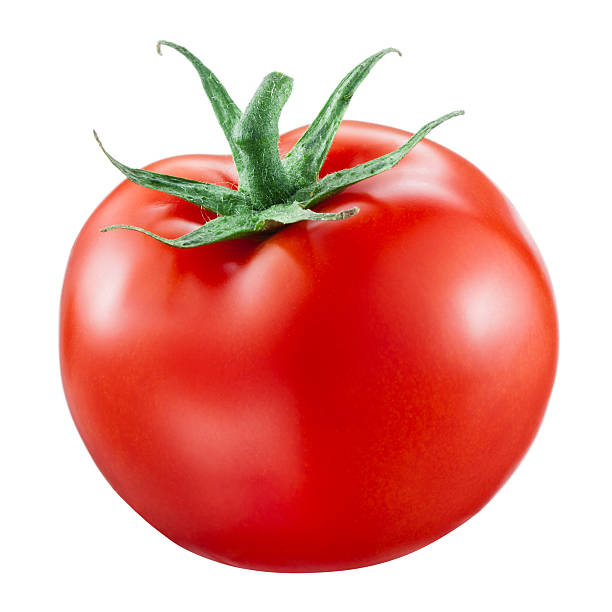
#> input picture test2.jpg, 612 x 612 px
$ python -i image_segment.py   (imports and definitions only)
#> lines starting #> are read from the running program, lines starting #| are printed output that depends on the picture; after the words box and inside, x2 and y2 are one past the last pixel; in counts of white or black regions, pixels touching at a corner belong together
#> further down, picture is the input picture: shape (612, 612, 3); mean B, G, R 156.7, 163.6, 231.5
import cv2
import numpy as np
import os


def getAreaOfFood(img1):
    data = os.path.join(os.getcwd(), "images")
    if os.path.exists(data):
        print('folder exist for images at ', data)
    else:
        os.mkdir(data)
        print('folder created for images at ', data)

    cv2.imwrite('{}\\1 original image.jpg'.format(data), img1)
    img = cv2.cvtColor(img1, cv2.COLOR_BGR2GRAY)
    cv2.imwrite('{}\\2 original image BGR2GRAY.jpg'.format(data), img)
    img_filt = cv2.medianBlur(img, 5)
    cv2.imwrite('{}\\3 img_filt.jpg'.format(data), img_filt)
    img_th = cv2.adaptiveThreshold(
        img_filt, 255, cv2.ADAPTIVE_THRESH_GAUSSIAN_C, cv2.THRESH_BINARY, 21, 2)
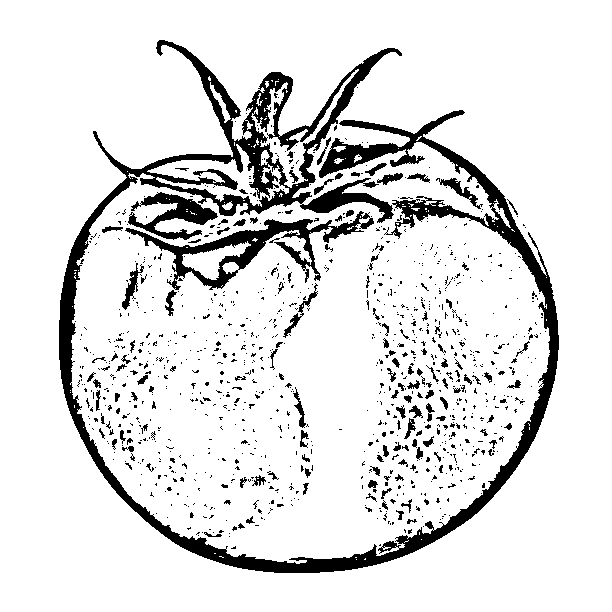
#> img_th: shape (612, 612); 88.3% white; 1061 black regions (924 under 20 px)
    cv2.imwrite('{}\\4 img_th.jpg'.format(data), img_th)
    contours, hierarchy = cv2.findContours(
        img_th, cv2.RETR_LIST, cv2.CHAIN_APPROX_SIMPLE)  # make change here
#> contours = 1626 contours, 1395 with area under 20; largest, box (x1, y1, x2, y2) and area: (0, 0, 612, 612) 373321, (58, 39, 560, 574) 34354, (124, 210, 371, 291) 5630, (147, 144, 289, 207) 2408, (127, 191, 219, 241) 1870

    # find contours. sort. and find the biggest contour. the biggest contour corresponds to the plate and fruit.
    mask = np.zeros(img.shape, np.uint8)
    largest_areas = sorted(contours, key=cv2.contourArea)
#> largest_areas has the same summary as contours
    cv2.drawContours(mask, [largest_areas[-1]], 0, (255, 255, 255, 255), -1)
#> mask: shape (612, 612); every value is 255
    cv2.imwrite('{}\\5 mask.jpg'.format(data), mask)
    img_bigcontour = cv2.bitwise_and(img1, img1, mask=mask)
    cv2.imwrite('{}\\6 img_bigcontour.jpg'.format(data), img_bigcontour)

    # convert to hsv. otsu threshold in s to remove plate
    hsv_img = cv2.cvtColor(img_bigcontour, cv2.COLOR_BGR2HSV)
#> hsv_img: shape (612, 612, 3); mean H, S, V 12.9, 93.9, 233.7
    cv2.imwrite('{}\\7 hsv_img.jpg'.format(data), hsv_img)
    h, s, v = cv2.split(hsv_img)
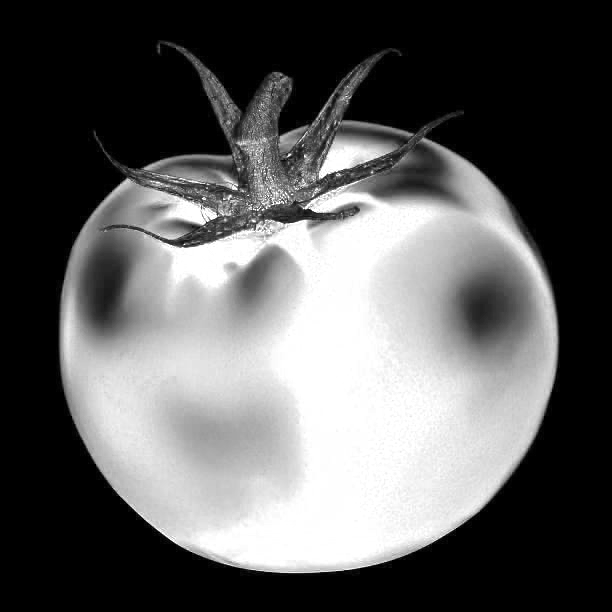
#> s: shape (612, 612); min 0, max 255, mean 93.9
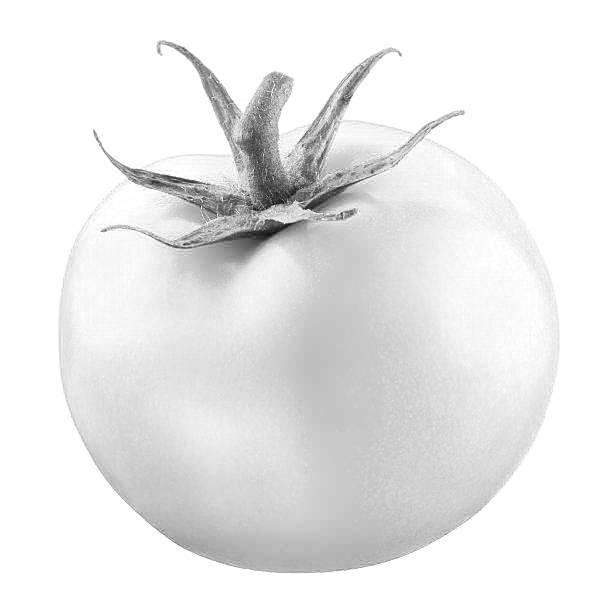
#> v: shape (612, 612); min 9, max 255, mean 233.7
    mask_plate = cv2.inRange(hsv_img, np.array(
        [0, 0, 50]), np.array([200, 90, 250]))
#> mask_plate: shape (612, 612); 6.3% white; 458 white regions (443 under 20 px), largest, box (x1, y1, x2, y2) and area: (93, 40, 403, 202) 7934, (251, 108, 466, 224) 5899, (82, 236, 130, 332) 3132
    cv2.imwrite('{}\\8 mask_plate.jpg'.format(data), mask_plate)
    mask_not_plate = cv2.bitwise_not(mask_plate)
    cv2.imwrite('{}\\9 mask_not_plate.jpg'.format(data), mask_not_plate)
    fruit_skin = cv2.bitwise_and(
        img_bigcontour, img_bigcontour, mask=mask_not_plate)
    cv2.imwrite('{}\\10 fruit_skin.jpg'.format(data), fruit_skin)

    # convert to hsv to detect and remove skin pixels
    hsv_img = cv2.cvtColor(fruit_skin, cv2.COLOR_BGR2HSV)
#> hsv_img: shape (612, 612, 3); mean H, S, V 9.9, 90.2, 220
    cv2.imwrite('{}\\11 hsv_img.jpg'.format(data), hsv_img)
    skin = cv2.inRange(hsv_img, np.array([0, 10, 60]), np.array(
        [10, 160, 255]))  # Scalar(0, 10, 60), Scalar(20, 150, 255)
#> skin: shape (612, 612); 5.8% white; 282 white regions (265 under 20 px), largest, box (x1, y1, x2, y2) and area: (60, 182, 170, 449) 6994, (442, 243, 539, 367) 6171, (352, 137, 558, 389) 2189
    cv2.imwrite('{}\\12 skin.jpg'.format(data), skin)
    not_skin = cv2.bitwise_not(skin)  # invert skin and black
    cv2.imwrite('{}\\13 not_skin.jpg'.format(data), not_skin)
    fruit = cv2.bitwise_and(fruit_skin, fruit_skin,
                            mask=not_skin)  # get only fruit pixels
    cv2.imwrite('{}\\14 fruit.jpg'.format(data), fruit)

    fruit_bw = cv2.cvtColor(fruit, cv2.COLOR_BGR2GRAY)
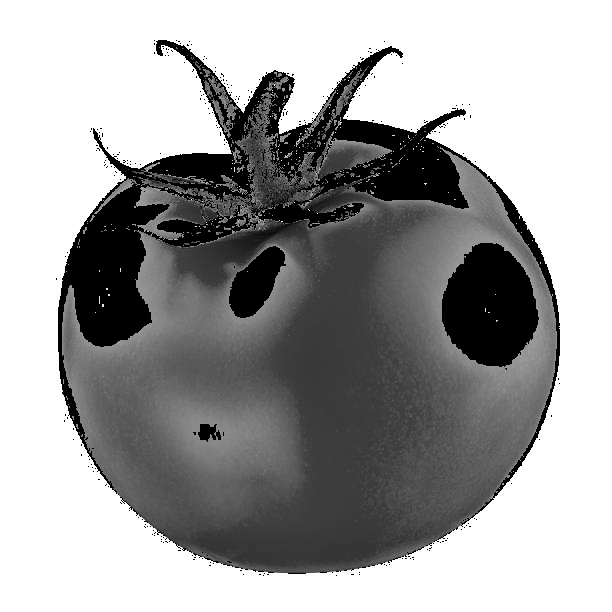
#> fruit_bw: shape (612, 612); min 0, max 255, mean 161.4
    cv2.imwrite('{}\\15 fruit_bw.jpg'.format(data), fruit_bw)
    fruit_bin = cv2.inRange(fruit_bw, 10, 255)  # binary of fruit
#> fruit_bin: shape (612, 612); 87.9% white; 426 black regions (420 under 20 px), largest, box (x1, y1, x2, y2) and area: (58, 40, 560, 527) 32984, (442, 243, 539, 367) 8844, (229, 246, 286, 318) 2337, (198, 424, 221, 442) 264, (204, 200, 215, 208) 30, (325, 144, 332, 157) 21
    cv2.imwrite('{}\\16 fruit_bw.jpg'.format(data), fruit_bin)

    # erode before finding contours
    kernel = cv2.getStructuringElement(cv2.MORPH_ELLIPSE, (5, 5))
    erode_fruit = cv2.erode(fruit_bin, kernel, iterations=1)
#> erode_fruit: shape (612, 612); 82.4% white; 17 black regions (6 under 20 px), largest, box (x1, y1, x2, y2) and area: (56, 38, 562, 578) 52642, (440, 241, 541, 372) 9647, (227, 244, 288, 320) 2773
    cv2.imwrite('{}\\17 erode_fruit.jpg'.format(data), erode_fruit)

    # find largest contour since that will be the fruit
    img_th = cv2.adaptiveThreshold(
        erode_fruit, 255, cv2.ADAPTIVE_THRESH_GAUSSIAN_C, cv2.THRESH_BINARY, 11, 2)
#> img_th: shape (612, 612); 92.1% white; 19 black regions (6 under 20 px)
    cv2.imwrite('{}\\18 img_th.jpg'.format(data), img_th)
    contours, hierarchy = cv2.findContours(
        img_th, cv2.RETR_LIST, cv2.CHAIN_APPROX_SIMPLE)
#> contours = 125 contours, 83 with area under 20; largest, box (x1, y1, x2, y2) and area: (0, 0, 612, 612) 373321, (55, 37, 563, 579) 58674, (64, 50, 465, 344) 22506, (439, 240, 542, 373) 9822, (445, 246, 536, 364) 7800
    mask_fruit = np.zeros(fruit_bin.shape, np.uint8)
    largest_areas = sorted(contours, key=cv2.contourArea)
#> largest_areas has the same summary as contours
    cv2.drawContours(mask_fruit, [largest_areas[-2]], 0, (255, 255, 255), -1)
#> mask_fruit: shape (612, 612); 16.2% white; 1 white region, box (x1, y1, x2, y2) and area: (55, 37, 563, 579) 60759
    cv2.imwrite('{}\\19 mask_fruit.jpg'.format(data), mask_fruit)

    # dilate now
    kernel2 = cv2.getStructuringElement(cv2.MORPH_ELLIPSE, (5, 5))
    mask_fruit2 = cv2.dilate(mask_fruit, kernel2, iterations=1)
#> mask_fruit2: shape (612, 612); 18.5% white; 1 white region, box (x1, y1, x2, y2) and area: (53, 35, 565, 581) 69371
    cv2.imwrite('{}\\20 mask_fruit2.jpg'.format(data), mask_fruit2)
    fruit_final = cv2.bitwise_and(img1, img1, mask=mask_fruit2)
    cv2.imwrite('{}\\21 fruit_final.jpg'.format(data), fruit_final)

    # find area of fruit
    img_th = cv2.adaptiveThreshold(
        mask_fruit2, 255, cv2.ADAPTIVE_THRESH_GAUSSIAN_C, cv2.THRESH_BINARY, 11, 2)
#> img_th: shape (612, 612); 95% white; 3 black regions (2 under 20 px)
    cv2.imwrite('{}\\22 img_th.jpg'.format(data), img_th)
    contours, hierarchy = cv2.findContours(
        img_th, cv2.RETR_LIST, cv2.CHAIN_APPROX_SIMPLE)
#> contours = 6 contours, 3 with area under 20; largest, box (x1, y1, x2, y2) and area: (0, 0, 612, 612) 373321, (47, 29, 571, 586) 89837, (53, 35, 565, 581) 67509
    largest_areas = sorted(contours, key=cv2.contourArea)
#> largest_areas has the same summary as contours
    fruit_contour = largest_areas[-2]
#> fruit_contour = contour of 1861 points, box (x1, y1, x2, y2) (47, 29, 571, 586), area 89837
    fruit_area = cv2.contourArea(fruit_contour)
#> fruit_area = 89837

    # finding the area of skin. find area of biggest contour
    skin2 = skin - mask_fruit2
    cv2.imwrite('{}\\23 skin2.jpg'.format(data), skin2)
    # erode before finding contours
    kernel = cv2.getStructuringElement(cv2.MORPH_ELLIPSE, (5, 5))
    skin_e = cv2.erode(skin2, kernel, iterations=1)
    cv2.imwrite('{}\\24 skin_e .jpg'.format(data), skin_e)
    img_th = cv2.adaptiveThreshold(
        skin_e, 255, cv2.ADAPTIVE_THRESH_GAUSSIAN_C, cv2.THRESH_BINARY, 11, 2)
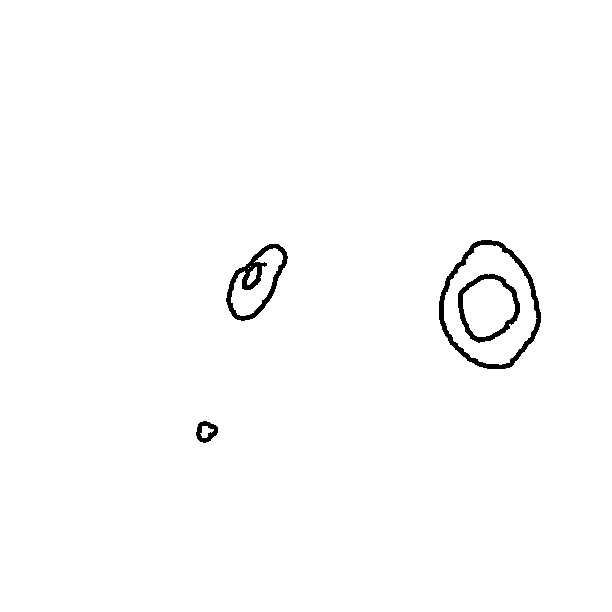
#> img_th: shape (612, 612); 98.9% white; 4 black regions
    cv2.imwrite('{}\\25 img_th.jpg'.format(data), img_th)
    contours, hierarchy = cv2.findContours(
        img_th, cv2.RETR_LIST, cv2.CHAIN_APPROX_SIMPLE)
#> contours = 12 contours, 2 with area under 20; largest, box (x1, y1, x2, y2) and area: (0, 0, 612, 612) 373321, (438, 239, 542, 370) 9956, (444, 245, 537, 365) 7948, (457, 273, 521, 344) 3290, (225, 243, 289, 322) 2956
    mask_skin = np.zeros(skin.shape, np.uint8)
    largest_areas = sorted(contours, key=cv2.contourArea)
#> largest_areas has the same summary as contours
    cv2.drawContours(mask_skin, [largest_areas[-2]], 0, (255, 255, 255), -1)
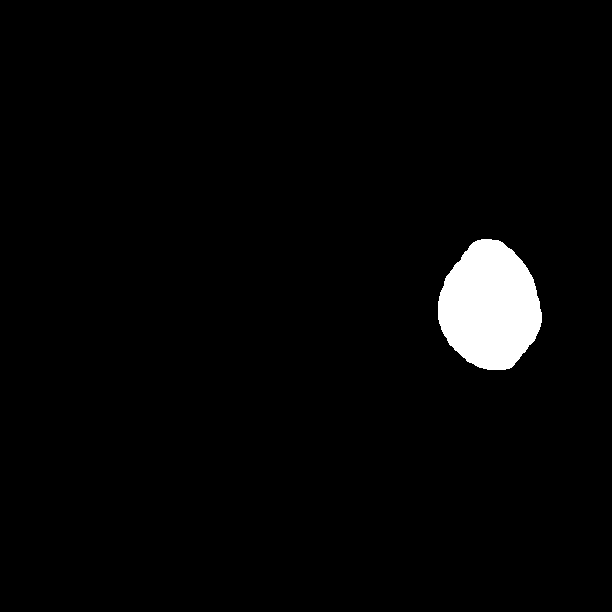
#> mask_skin: shape (612, 612); 2.7% white; 1 white region, box (x1, y1, x2, y2) and area: (438, 239, 542, 370) 10123
    cv2.imwrite('{}\\26 mask_skin.jpg'.format(data), mask_skin)

    skin_rect = cv2.minAreaRect(largest_areas[-2])
#> skin_rect = ((490.6, 306.3), (114.5, 109.9), -50.71)
    box = cv2.boxPoints(skin_rect)
#> box = [[496.8, 385.4], [411.8, 315.8], [484.3, 227.2], [569.4, 296.8]]
    box = np.int0(box)
#> box = [[496, 385], [411, 315], [484, 227], [569, 296]]
    mask_skin2 = np.zeros(skin.shape, np.uint8)
    cv2.drawContours(mask_skin2, [box], 0, (255, 255, 255), -1)
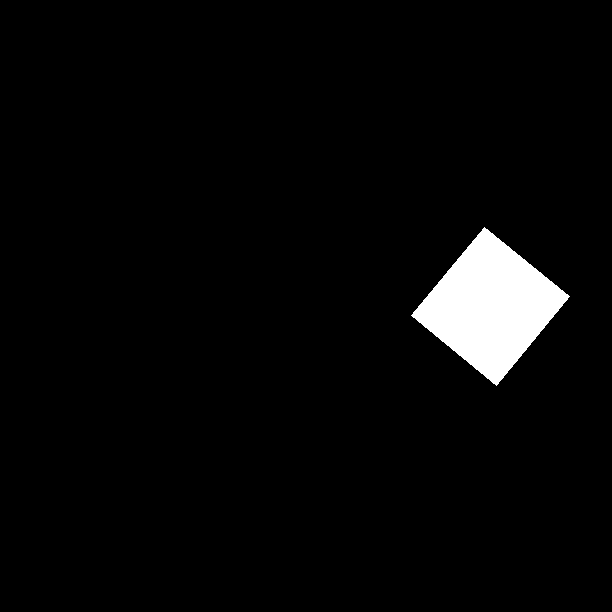
#> mask_skin2: shape (612, 612); 3.4% white; 1 white region, box (x1, y1, x2, y2) and area: (411, 227, 570, 386) 12771
    cv2.imwrite('{}\\27 mask_skin2.jpg'.format(data), mask_skin2)

    pix_height = max(skin_rect[1])
#> pix_height = 114.5
    pix_to_cm_multiplier = 5.0/pix_height
#> pix_to_cm_multiplier = 0.0437
    skin_area = cv2.contourArea(box)
#> skin_area = 12596

    return fruit_area, fruit_bin, fruit_final, skin_area, fruit_contour, pix_to_cm_multiplier

>>> import cv2
>>> picture = cv2.imread('test2.jpg')
>>> result = getAreaOfFood(picture)
#> result = 6 items

$ run again, on test4.jpg
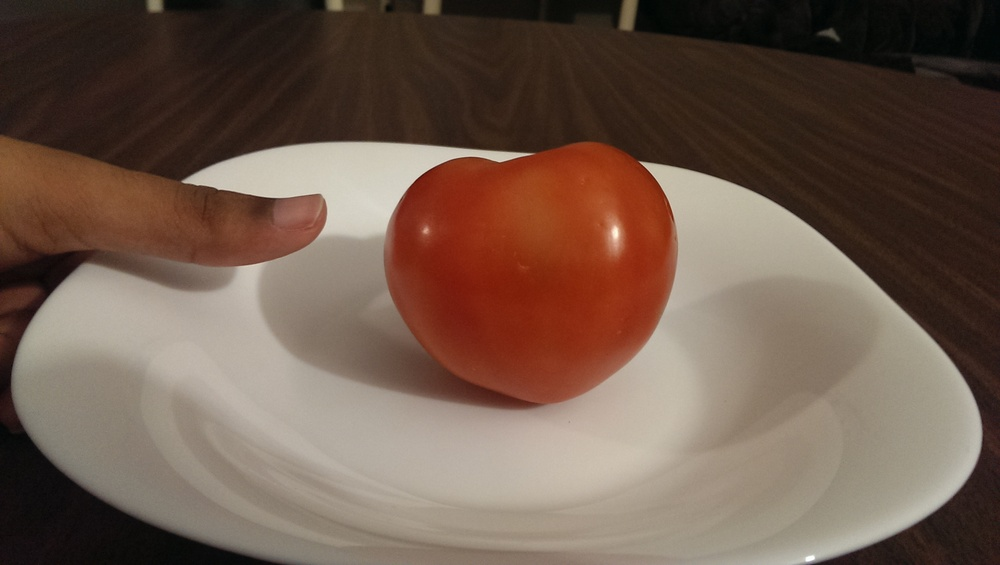
#> input picture test4.jpg, 1000 x 565 px, shrunk from 2688 x 1520 before the run
#> picture is the input picture: shape (565, 1000, 3); mean B, G, R 76.4, 89.6, 111.3
#> in getAreaOfFood, `img_th = cv2.adaptiveThreshold( img_filt, 255, cv2.ADAPTIVE_THRESH_GAU..`:
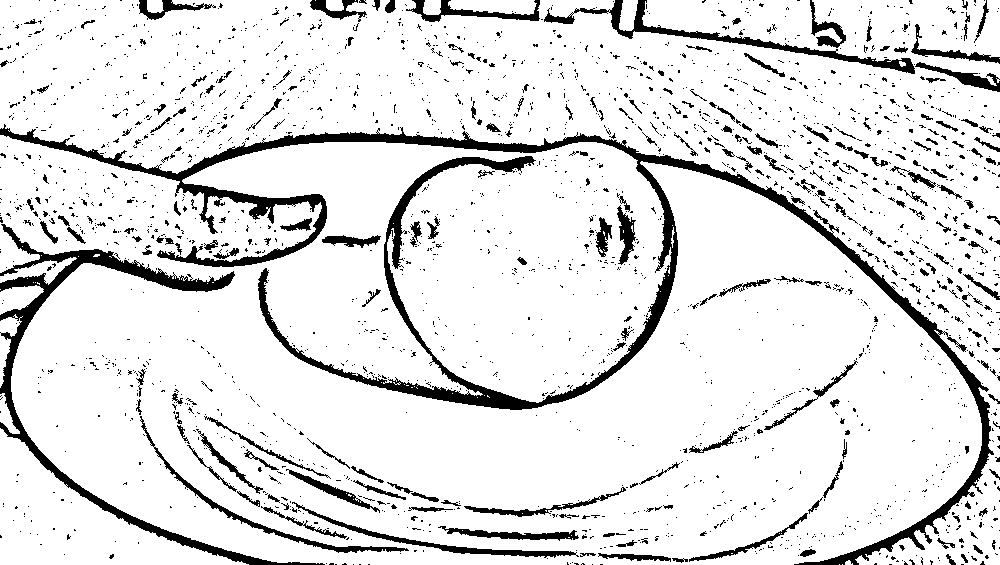
#> img_th: shape (565, 1000); 88.7% white; 2355 black regions (2120 under 20 px)
#> in getAreaOfFood, `contours, hierarchy = cv2.findContours( img_th, cv2.RETR_LIST, cv2.CHA..`: contours = 3571 contours, 3209 with area under 20; largest, box (x1, y1, x2, y2) and area: (0, 135, 982, 565) 328598, (0, 0, 1000, 565) 174767, (0, 428, 249, 565) 13038, (291, 501, 577, 559) 1646, (153, 446, 410, 554) 1548
#> in getAreaOfFood, `largest_areas = sorted(contours, key=cv2.contourArea)`: largest_areas has the same summary as contours
#> mask: shape (565, 1000); 58.7% white; 23 black regions (21 under 20 px), largest, box (x1, y1, x2, y2) and area: (0, 0, 1000, 565) 210028, (0, 224, 325, 565) 23227
#> mask_plate: shape (565, 1000); 44.5% white; 6 white regions (4 under 20 px), largest, box (x1, y1, x2, y2) and area: (11, 142, 982, 565) 251421, (611, 226, 619, 243) 84
#> skin: shape (565, 1000); 2.3% white; 170 white regions (157 under 20 px), largest, box (x1, y1, x2, y2) and area: (12, 197, 321, 268) 8985, (400, 328, 477, 396) 1711, (605, 213, 624, 256) 487
#> fruit_bin: shape (565, 1000); 11.9% white; 164 white regions (149 under 20 px), largest, box (x1, y1, x2, y2) and area: (391, 142, 671, 401) 52622, (0, 135, 236, 254) 13160, (0, 253, 40, 273) 268
#> erode_fruit: shape (565, 1000); 10.6% white; 49 white regions (41 under 20 px), largest, box (x1, y1, x2, y2) and area: (394, 144, 665, 399) 50197, (0, 137, 176, 234) 9256, (59, 215, 84, 232) 166
#> in getAreaOfFood, `contours, hierarchy = cv2.findContours( img_th, cv2.RETR_LIST, cv2.CHA..`: contours = 64 contours, 47 with area under 20; largest, box (x1, y1, x2, y2) and area: (0, 0, 1000, 565) 548089, (389, 138, 674, 404) 56018, (394, 144, 665, 399) 50788, (0, 137, 176, 234) 9008, (602, 210, 627, 259) 898
#> in getAreaOfFood, `largest_areas = sorted(contours, key=cv2.contourArea)`: largest_areas has the same summary as contours
#> mask_fruit: shape (565, 1000); 10% white; 1 white region, box (x1, y1, x2, y2) and area: (389, 138, 674, 404) 56423
#> mask_fruit2: shape (565, 1000); 10.3% white; 1 white region, box (x1, y1, x2, y2) and area: (387, 136, 676, 406) 58269
#> in getAreaOfFood, `contours, hierarchy = cv2.findContours( img_th, cv2.RETR_LIST, cv2.CHA..`: contours = 3 contours; box (x1, y1, x2, y2) and area: (0, 0, 1000, 565) 563436, (381, 130, 682, 412) 63085, (387, 136, 676, 406) 57862
#> in getAreaOfFood, `largest_areas = sorted(contours, key=cv2.contourArea)`: largest_areas has the same summary as contours
#> fruit_contour = contour of 458 points, box (x1, y1, x2, y2) (381, 130, 682, 412), area 63085
#> fruit_area = 63085
#> in getAreaOfFood, `contours, hierarchy = cv2.findContours( img_th, cv2.RETR_LIST, cv2.CHA..`: contours = 42 contours, 25 with area under 20; largest, box (x1, y1, x2, y2) and area: (0, 0, 1000, 565) 562754, (53, 198, 324, 268) 10456, (396, 340, 469, 397) 2196, (198, 204, 319, 260) 2012, (64, 218, 190, 263) 1572
#> in getAreaOfFood, `largest_areas = sorted(contours, key=cv2.contourArea)`: largest_areas has the same summary as contours
#> mask_skin: shape (565, 1000); 1.9% white; 1 white region, box (x1, y1, x2, y2) and area: (53, 198, 324, 268) 10837
#> skin_rect = ((189.4, 235.8), (271.4, 64.51), -5.46)
#> in getAreaOfFood, `box = cv2.boxPoints(skin_rect)`: box = [[57.42, 280.8], [51.28, 216.6], [321.4, 190.7], [327.6, 255]]
#> in getAreaOfFood, `box = np.int0(box)`: box = [[57, 280], [51, 216], [321, 190], [327, 254]]
#> in getAreaOfFood, `cv2.drawContours(mask_skin2, [box], 0, (255, 255, 255), -1)`:
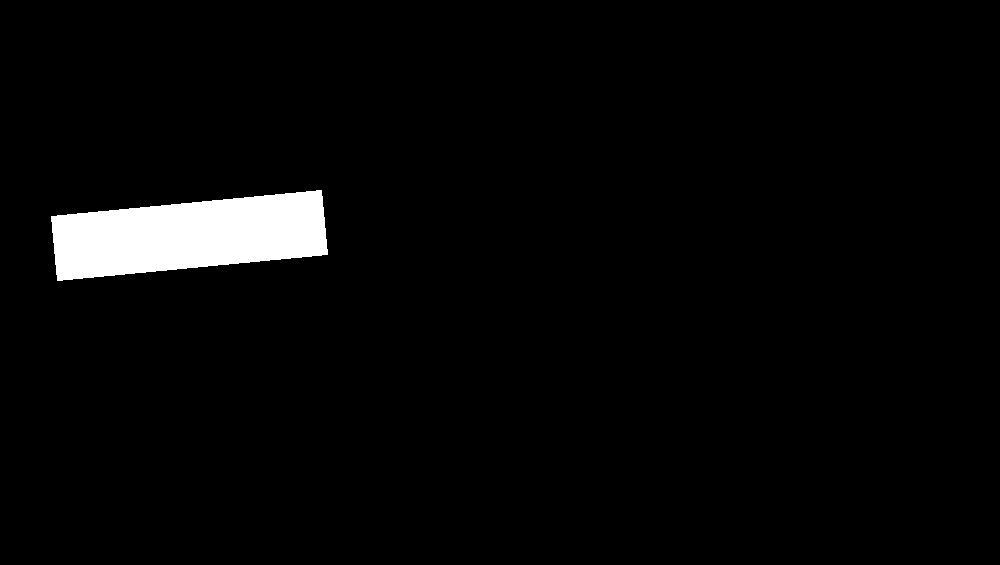
#> mask_skin2: shape (565, 1000); 3.1% white; 1 white region, box (x1, y1, x2, y2) and area: (51, 190, 328, 281) 17771
#> pix_height = 271.4
#> pix_to_cm_multiplier = 0.0184
#> skin_area = 17436
#> result = 6 items
